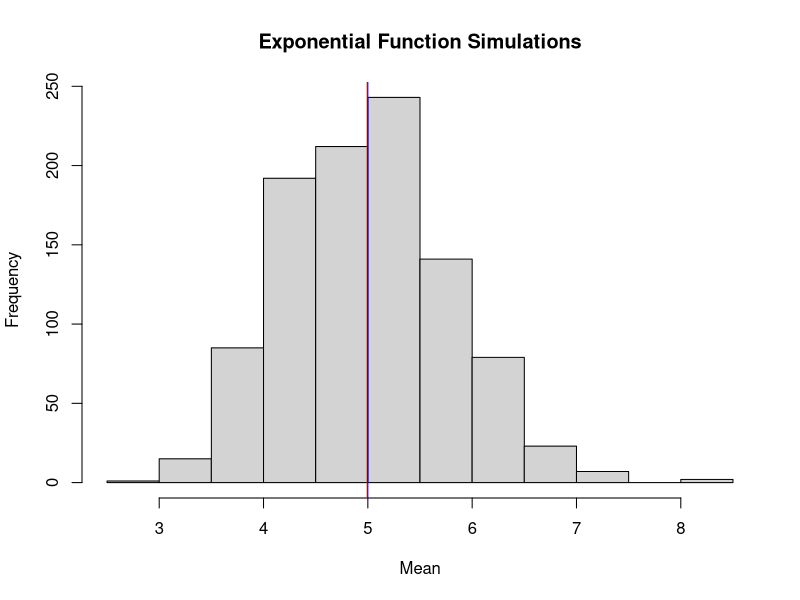
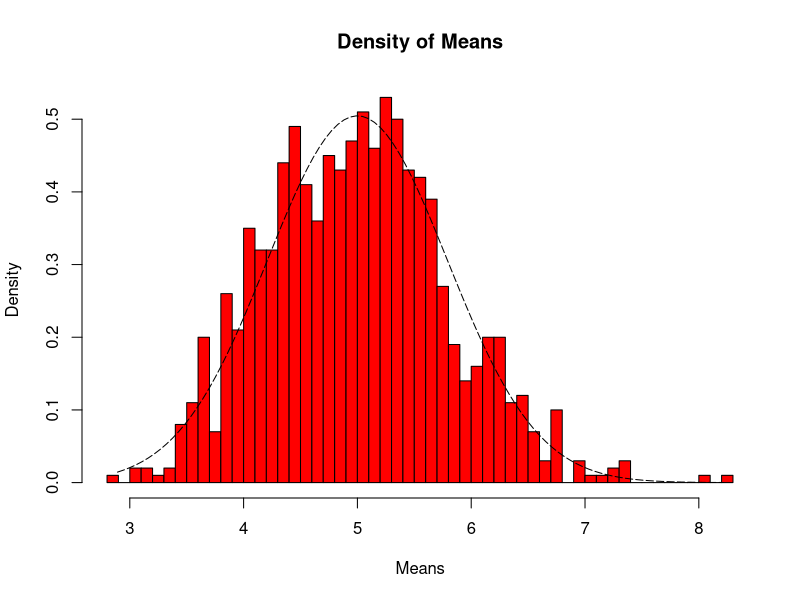
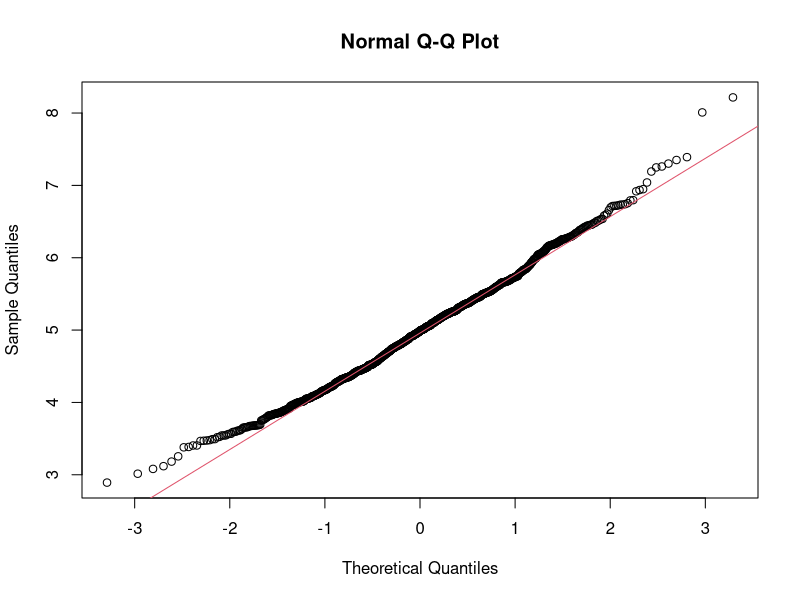

R code for these plots, in order:
## ---- chunk 1
library("data.table")
library("ggplot2")
## ---- chunk 2

# set seed for reproducability

set.seed(31)

# set lambda to 0.2

lambda <- 0.2

# 40 samples

n <- 40

# 1000 simulations

Simulations <- 1000

# simulate

SimulatedExponentials <- replicate(Simulations, rexp(n, lambda))

# calculate mean of exponentials

MeansExponentials <- apply(SimulatedExponentials, 2, mean)
## ---- chunk 3

AnaltyticalMean <- mean(MeansExponentials)
AnaltyticalMean
## ---- chunk 4

# Analytical Mean

TheoreticalMean <- 1/lambda
TheoreticalMean
## ---- chunk 5

# Visualization

hist(MeansExponentials, xlab = "Mean", main = "Exponential Function Simulations")
abline(v = AnaltyticalMean, col = "red")
abline(v = TheoreticalMean, col = "blue")
## ---- chunk 6

# standard deviation of distribution

SDDistribution <- sd(MeansExponentials)
SDDistribution
## ---- chunk 7

# standard deviation from analytical expression

SDTheoretical <- (1/lambda)/sqrt(n)
SDTheoretical
## ---- chunk 8

# variance of distribution

VarDistribution <- SDDistribution^2
VarDistribution
## ---- chunk 9

# variance from analytical expression

VarTheoretical <- ((1/lambda)*(1/sqrt(n)))^2
VarTheoretical
## ---- chunk 10

xfit <- seq(min(MeansExponentials), max(MeansExponentials), length=100)
yfit <- dnorm(xfit, mean=1/lambda, sd=(1/lambda/sqrt(n)))
hist(MeansExponentials,breaks=n,prob=T,col="red",xlab = "Means",main="Density of Means",ylab="Density")
lines(xfit, yfit, pch=22, col="black", lty=5)
## ---- chunk 11

# compare the distribution of averages of 40 exponentials to a normal distribution

qqnorm(MeansExponentials)
qqline(MeansExponentials, col = 2)
